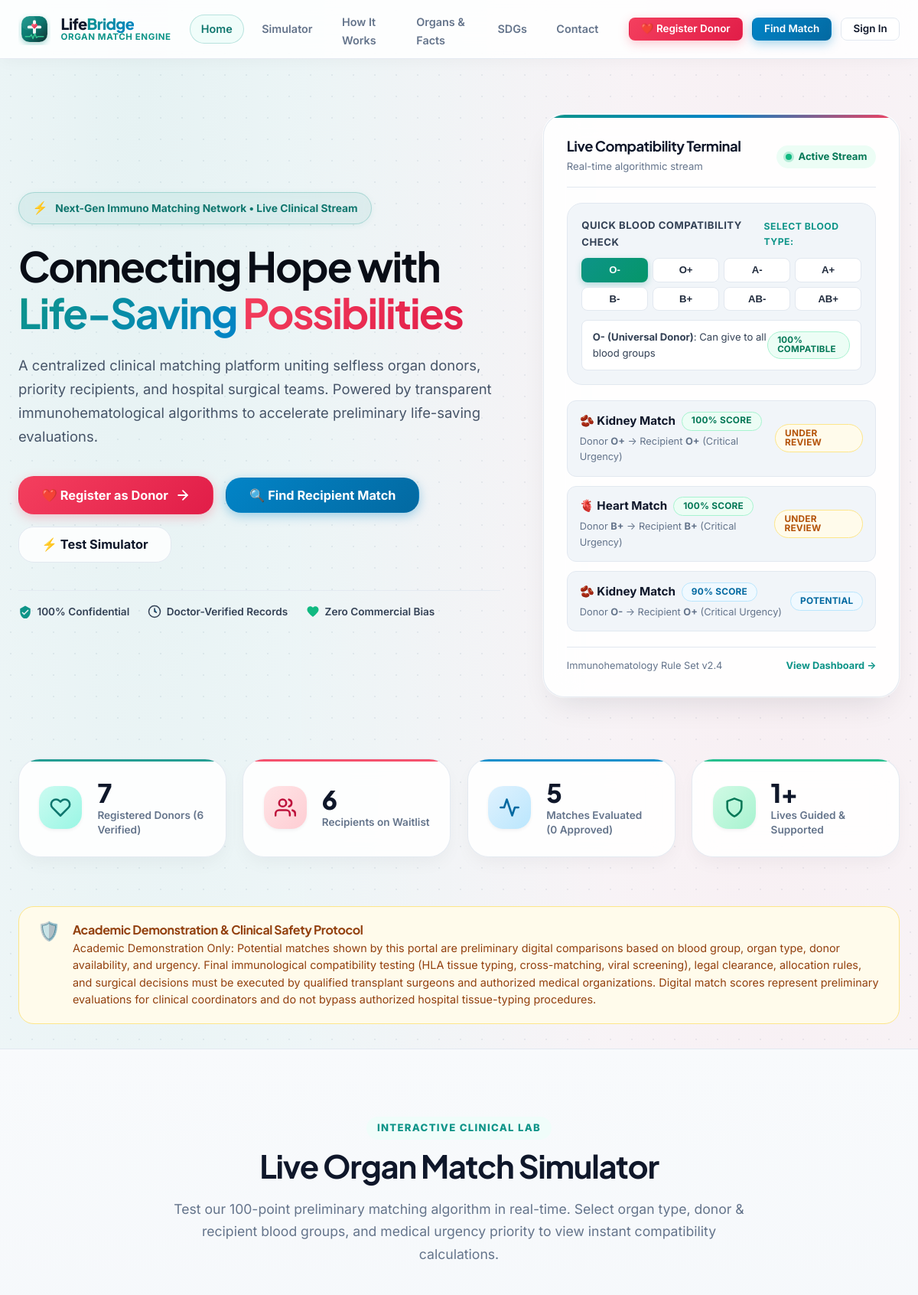
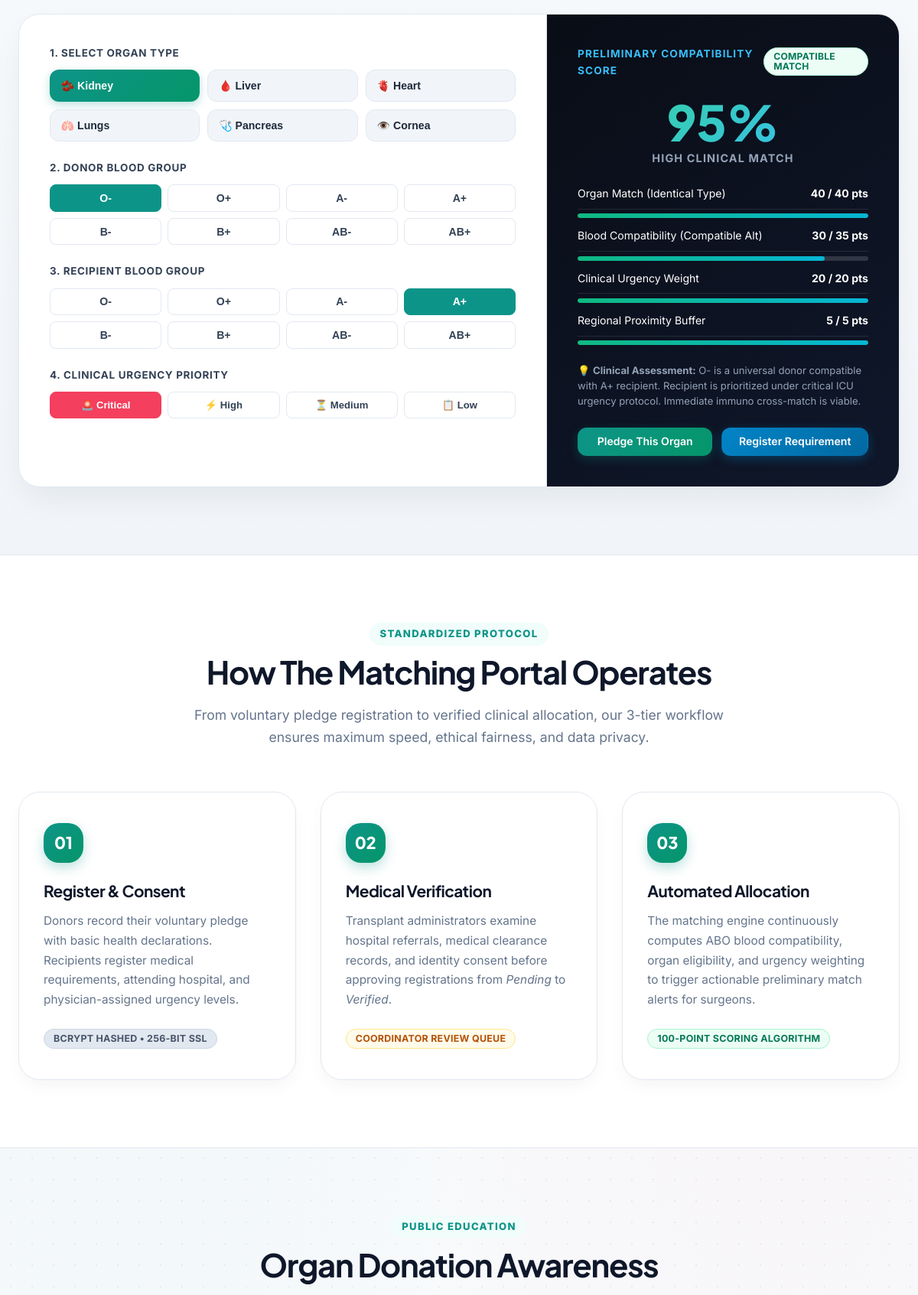
The page / (upper part) on the database its author committed (2 pictures, top to bottom).
### tables this page shows
CREATE TABLE `donors` (
  `id` INT AUTO_INCREMENT PRIMARY KEY,
  `user_id` INT NULL,
  `full_name` VARCHAR(120) NOT NULL,
  `age` INT NOT NULL,
  `gender` ENUM('Male', 'Female', 'Other') NOT NULL,
  `email` VARCHAR(150) NOT NULL,
  `mobile` VARCHAR(20) NOT NULL,
  `address_city` VARCHAR(200) NOT NULL,
  `blood_group` ENUM('A+', 'A-', 'B+', 'B-', 'AB+', 'AB-', 'O+', 'O-') NOT NULL,
  `organ_donated` ENUM('Kidney', 'Liver', 'Heart', 'Lung', 'Pancreas', 'Cornea', 'Intestine', 'Tissue') NOT NULL,
  `availability_status` ENUM('Available', 'Temporarily Unavailable', 'Donated') NOT NULL DEFAULT 'Available',
  `medical_notes` TEXT NULL,
  `consent_given` TINYINT(1) NOT NULL DEFAULT 1,
  `verification_status` ENUM('Pending', 'Verified', 'Rejected') NOT NULL DEFAULT 'Pending',
  `admin_notes` TEXT NULL,
  `created_at` TIMESTAMP DEFAULT CURRENT_TIMESTAMP,
  `updated_at` TIMESTAMP DEFAULT CURRENT_TIMESTAMP ON UPDATE CURRENT_TIMESTAMP,
  CONSTRAINT `fk_donor_user` FOREIGN KEY (`user_id`) REFERENCES `users` (`id`) ON DELETE SET NULL
);

### index.php (the view, shortened to what the rows shown need)
<?php
require_once __DIR__ . '/config.php';
require_once __DIR__ . '/includes/matching_engine.php';
$previewMatches = array_slice(find_all_potential_matches(), 0, 3);
require_once __DIR__ . '/includes/header.php';
?>
<section class="hero" id="home">
  <div class="container">
    <div class="hero-grid">
      <div>
        <h1 class="hero-title">
          Connecting Hope with
          <span class="gradient-text-teal">Life-Saving</span>
          <span class="gradient-text-rose">Possibilities</span>
        </h1>
      </div>
      <div>
        <div class="hero-visual-card">
          <div style="display: flex; flex-direction: column; gap: 0.75rem;">
            <?php foreach ($previewMatches as $pm): ?>
              <div style="background: var(--bg-subtle); border: 1px solid var(--border); border-radius: var(--radius-md); padding: 0.85rem 1rem; display: flex; justify-content: space-between; align-items: center;">
                <div>
                  <div style="display: flex; align-items: center; gap: 0.5rem; margin-bottom: 0.25rem;">
                    <strong style="font-size: 0.95rem; color: var(--text-main);">
                      <?php
                        $organIcon = match(strtolower($pm['organ'])) {
                          'heart' => '🫀',
                          'kidney', 'kidneys' => '🫘',
                          'liver' => '🩸',
                          'lungs', 'lung' => '🫁',
                          'pancreas' => '🩺',
                          default => '👁️'
                        };
                        echo $organIcon . ' ' . htmlspecialchars($pm['organ']);
                      ?> Match
                    </strong>
                    <span class="badge <?php echo ($pm['score'] >= 95) ? 'badge-approved' : 'badge-potential'; ?>" style="font-size: 0.74rem;">
                      <?php echo $pm['score']; ?>% Score
                    </span>
                  </div>
                  <div style="font-size: 0.8rem; color: var(--text-muted);">
                    Donor <strong><?php echo htmlspecialchars($pm['donor_blood']); ?></strong> &rarr; Recipient <strong><?php echo htmlspecialchars($pm['recipient_blood']); ?></strong> (<?php echo htmlspecialchars($pm['recipient_urgency']); ?> Urgency)
                  </div>
                </div>
                <span class="badge <?php echo ($pm['status'] === 'Approved') ? 'badge-approved' : (($pm['status'] === 'Under Review') ? 'badge-review' : 'badge-potential'); ?>" style="font-size: 0.74rem;">
                  <?php echo htmlspecialchars($pm['status']); ?>
                </span>
              </div>
            <?php endforeach; ?>
          </div>
        </div>
      </div>
    </div>
  </div>
</section>
<section class="section simulator-section" id="simulator">
  <div class="container">
    <div class="section-header">
      <h2 class="section-title">Live Organ Match Simulator</h2>
    </div>
  </div>
</section>
<section class="section" id="how-it-works" style="background-color: #ffffff; border-bottom: 1px solid var(--border);">
  <div class="container">
    <div class="section-header">
      <h2 class="section-title">How The Matching Portal Operates</h2>
    </div>
  </div>
</section>
<section class="section" id="awareness">
  <div class="container">
    <div class="section-header">
      <h2 class="section-title">Organ Donation Awareness</h2>
    </div>
  </div>
</section>
<?php require_once __DIR__ . '/includes/footer.php'; ?>

### rows shown on the page
donors: organ_donated "🫀", organ_donated "Heart", score "100", blood_group "B+", recipient_urgency "Critical", status "UNDER REVIEW"
donors: organ_donated "🫘", organ_donated "Kidney", score "90", blood_group "O-", recipient_blood "O+", recipient_urgency "Critical", status "POTENTIAL"

### other values the page prints
$organIcon "🫘"
$pm['organ'] "Kidney"
$pm['score'] "100"
$pm['donor_blood'] "O+"
$pm['recipient_blood'] "O+"
$pm['recipient_urgency'] "Critical"
$pm['status'] "UNDER REVIEW"
$stats['total_donors'] "7"
$stats['verified_donors'] "6"
$stats['total_recipients'] "6"
$stats['total_matches'] "5"
$stats['approved_matches'] "0"
$stats['lives_supported'] "1"
